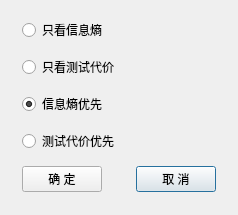
<?xml version="1.0" encoding="UTF-8"?>
<ui version="4.0">
 <class>DialogSetTestPreference</class>
 <widget class="QDialog" name="DialogSetTestPreference">
  <property name="geometry">
   <rect>
    <x>0</x>
    <y>0</y>
    <width>238</width>
    <height>215</height>
   </rect>
  </property>
  <property name="windowTitle">
   <string>Dialog</string>
  </property>
  <layout class="QGridLayout" name="gridLayout">
   <item row="4" column="2">
    <spacer name="horizontalSpacer">
     <property name="orientation">
      <enum>Qt::Horizontal</enum>
     </property>
     <property name="sizeHint" stdset="0">
      <size>
       <width>40</width>
       <height>20</height>
      </size>
     </property>
    </spacer>
   </item>
   <item row="4" column="3">
    <widget class="QPushButton" name="BtnCanceled">
     <property name="minimumSize">
      <size>
       <width>80</width>
       <height>0</height>
      </size>
     </property>
     <property name="maximumSize">
      <size>
       <width>80</width>
       <height>16777215</height>
      </size>
     </property>
     <property name="text">
      <string>取 消</string>
     </property>
    </widget>
   </item>
   <item row="1" column="1">
    <widget class="QRadioButton" name="RbOnlyTestCost">
     <property name="text">
      <string>只看测试代价</string>
     </property>
    </widget>
   </item>
   <item row="4" column="1">
    <widget class="QPushButton" name="BtnOK">
     <property name="minimumSize">
      <size>
       <width>80</width>
       <height>0</height>
      </size>
     </property>
     <property name="maximumSize">
      <size>
       <width>80</width>
       <height>16777215</height>
      </size>
     </property>
     <property name="text">
      <string>确 定</string>
     </property>
    </widget>
   </item>
   <item row="3" column="1">
    <widget class="QRadioButton" name="RbTestCostPrefer">
     <property name="text">
      <string>测试代价优先</string>
     </property>
    </widget>
   </item>
   <item row="2" column="1">
    <widget class="QRadioButton" name="RbInfoMessPrefer">
     <property name="text">
      <string>信息熵优先</string>
     </property>
     <property name="checked">
      <bool>true</bool>
     </property>
    </widget>
   </item>
   <item row="0" column="1">
    <widget class="QRadioButton" name="RbOnlyInfoMess">
     <property name="text">
      <string>只看信息熵</string>
     </property>
    </widget>
   </item>
   <item row="4" column="0">
    <spacer name="horizontalSpacer_2">
     <property name="orientation">
      <enum>Qt::Horizontal</enum>
     </property>
     <property name="sizeHint" stdset="0">
      <size>
       <width>40</width>
       <height>20</height>
      </size>
     </property>
    </spacer>
   </item>
   <item row="4" column="4">
    <spacer name="horizontalSpacer_3">
     <property name="orientation">
      <enum>Qt::Horizontal</enum>
     </property>
     <property name="sizeHint" stdset="0">
      <size>
       <width>40</width>
       <height>20</height>
      </size>
     </property>
    </spacer>
   </item>
  </layout>
 </widget>
 <resources/>
 <connections/>
</ui>
